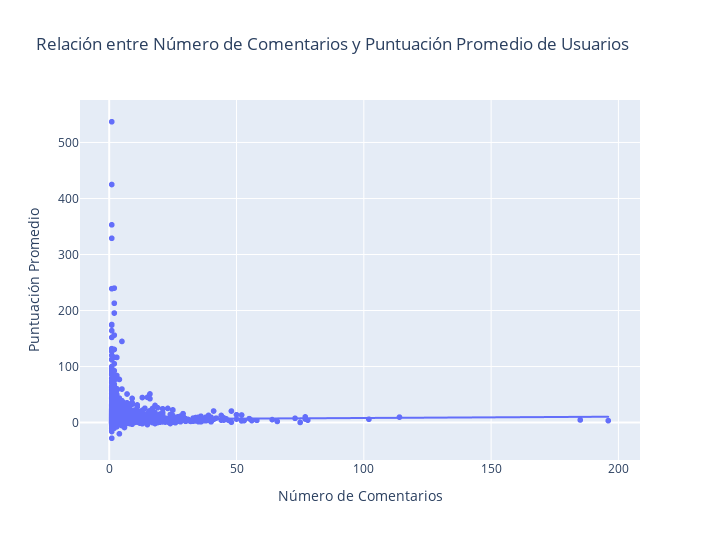

Here is the notebook cell this chart was saved with:
### Code cell
# Puntuación promedio por usuario
puntuacion_usuarios = df.groupby('Autor del Comentario')['Puntuación del Comentario'].mean().reset_index()
puntuacion_usuarios = puntuacion_usuarios.rename(columns={'Puntuación del Comentario': 'Puntuación Promedio'})

# Unir datos de actividad y puntuación
usuarios_analisis = usuarios_activos.merge(puntuacion_usuarios, on='Autor del Comentario')
# Gráfico de dispersión
fig = px.scatter(usuarios_analisis, 
                 x='Número de Comentarios', 
                 y='Puntuación Promedio', 
                 title='Relación entre Número de Comentarios y Puntuación Promedio de Usuarios',
                 labels={'Número de Comentarios': 'Número de Comentarios', 'Puntuación Promedio': 'Puntuación Promedio'},
                 hover_data=['Autor del Comentario'],  # Agrega el nombre del usuario en el hover
                 trendline='ols')  # Agrega una línea de tendencia
fig.update_layout(width=800*0.9, height=600*0.9)
fig.write_image("relacion entre comentarios y puntuacion.png", scale=10)
fig.show()

### Figure 1 — Plotly figure (JSON) as saved in the notebook; plotly's stock layout.template omitted (floating-point values rounded to 4 significant figures; data arrays with more than 128 entries replaced by an {"elided": "..."} marker saying what was removed)
{"data": [{"customdata": {"elided": "4565x1 str values"}, "hovertemplate": "Número de Comentarios=%{x}<br>Puntuación Promedio=%{y}<br>Autor del Comentario=%{customdata[0]}<extra></extra>", "legendgroup": "", "marker": {"color": "#636efa", "symbol": "circle"}, "mode": "markers", "name": "", "showlegend": false, "type": "scattergl", "x": {"elided": "4565 int values"}, "xaxis": "x", "y": {"elided": "4565 float values"}, "yaxis": "y"}, {"hovertemplate": "<b>OLS trendline</b><br>Puntuación Promedio = 0.0233967 * Número de Comentarios + 5.82804<br>R<sup>2</sup>=0.000101<br><br>Número de Comentarios=%{x}<br>Puntuación Promedio=%{y} <b>(trend)</b><extra></extra>", "legendgroup": "", "marker": {"color": "#636efa", "symbol": "circle"}, "mode": "lines", "name": "", "showlegend": false, "type": "scattergl", "x": {"elided": "4565 int values"}, "xaxis": "x", "y": {"elided": "4565 float values"}, "yaxis": "y"}], "layout": {"height": 540, "legend": {"tracegroupgap": 0}, "title": {"text": "Relación entre Número de Comentarios y Puntuación Promedio de Usuarios"}, "width": 720, "xaxis": {"anchor": "y", "domain": [0, 1], "title": {"text": "Número de Comentarios"}}, "yaxis": {"anchor": "x", "domain": [0, 1], "title": {"text": "Puntuación Promedio"}}}}
